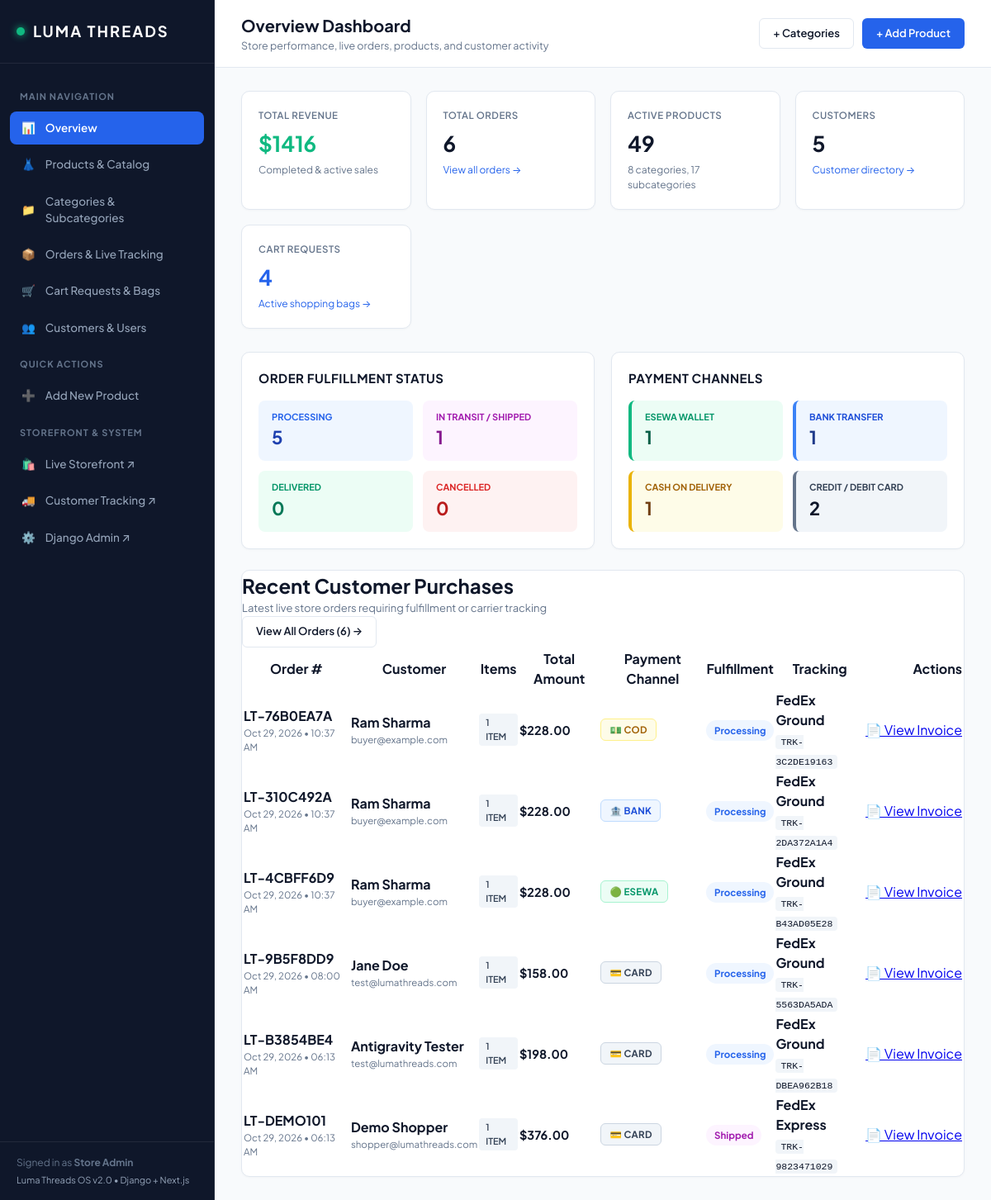
Page /dashboard/ on the earlier database version.
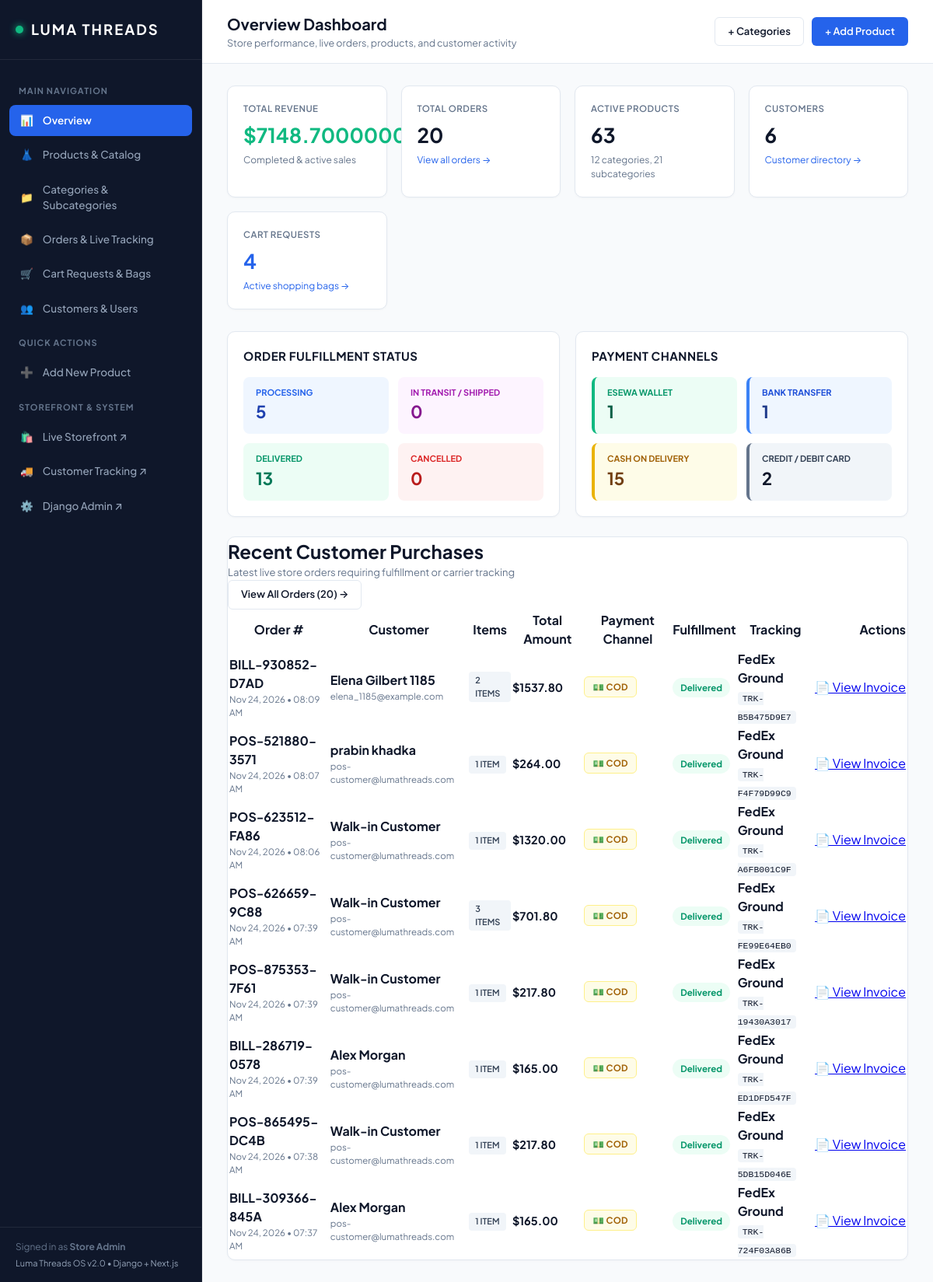
Same page on the later database version.
### orders/models.py (models this page shows, shortened)
class Order(models.Model):
    STATUS_CHOICES = (
        ("pending", "Order Placed"),
        ("processing", "Processing"),
        ("shipped", "In Transit / Shipped"),
        ("delivered", "Delivered"),
        ("cancelled", "Cancelled"),
    )
    order_number = models.CharField(max_length=64, unique=True, db_index=True)
    user = models.ForeignKey(
        settings.AUTH_USER_MODEL,
        on_delete=models.SET_NULL,
        null=True,
        blank=True,
        related_name="orders",
    )
    customer_name = models.CharField(max_length=255)
    customer_email = models.EmailField()
    customer_phone = models.CharField(max_length=50, blank=True, default="")
    shipping_address = models.JSONField(default=dict)
    subtotal = models.DecimalField(max_digits=10, decimal_places=2, default=0.00)
    shipping_fee = models.DecimalField(max_digits=10, decimal_places=2, default=0.00)
    discount = models.DecimalField(max_digits=10, decimal_places=2, default=0.00)
    total_amount = models.DecimalField(max_digits=10, decimal_places=2, default=0.00)
    status = models.CharField(max_length=50, choices=STATUS_CHOICES, default="processing")
    carrier = models.CharField(max_length=100, default="FedEx Ground")
    tracking_number = models.CharField(max_length=100, blank=True, default="")
    estimated_delivery = models.CharField(max_length=100, blank=True, default="3-5 Business Days")
    payment_method = models.CharField(max_length=100, default="Credit Card")
    payment_status = models.CharField(max_length=50, default="paid")
    created_at = models.DateTimeField(auto_now_add=True)
    updated_at = models.DateTimeField(auto_now=True)
    class Meta:
        ordering = ["-created_at"]

### products/dashboard_views.py (the view)
# urls.py: path("dashboard/", dashboard_overview_view, name="dashboard-overview"),
def dashboard_overview_view(request):
    metrics = get_dashboard_metrics()
    orders = Order.objects.all().prefetch_related("items").order_by("-created_at")
    context = {
        **metrics,
        "active_tab": "overview",
        "recent_orders": orders[:8],
    }
    return render(request, "dashboard/overview.html", context)

### templates/dashboard/overview.html (shortened to what the changed rows need)
{% extends "dashboard/base.html" %}
{% block page_heading %}Overview Dashboard{% endblock %}
{% block content %}
<section class="dashboard-page">
  <div class="metrics-row" style="grid-template-columns: repeat(auto-fit, minmax(200px, 1fr));">
    <div class="metric-card">
      <h3>Total Revenue</h3>
      <div class="metric-val" style="color: #10b981;">${{ total_revenue }}</div>
      <div style="font-size: 12px; color: #64748b; margin-top: 4px;">Completed &amp; active sales</div>
    </div>
    <div class="metric-card">
      <h3>Total Orders</h3>
      <div class="metric-val">{{ total_orders_count }}</div>
      <div style="font-size: 12px; color: #64748b; margin-top: 4px;"><a href="/dashboard/orders/" style="color: #2563eb; text-decoration: none;">View all orders →</a></div>
    </div>
    <div class="metric-card">
      <h3>Active Products</h3>
      <div class="metric-val">{{ total_products_count }}</div>
      <div style="font-size: 12px; color: #64748b; margin-top: 4px;">{{ categories_count }} categories, {{ subcategories_count }} subcategories</div>
    </div>
    <div class="metric-card">
      <h3>Customers</h3>
      <div class="metric-val">{{ total_users_count }}</div>
      <div style="font-size: 12px; color: #64748b; margin-top: 4px;"><a href="/dashboard/customers/" style="color: #2563eb; text-decoration: none;">Customer directory →</a></div>
    </div>
  </div>
  <div style="display: grid; grid-template-columns: repeat(auto-fit, minmax(320px, 1fr)); gap: 20px; margin-bottom: 25px;">
    <div class="table-card" style="padding: 20px;">
      <div style="display: grid; grid-template-columns: repeat(2, 1fr); gap: 12px;">
        <div style="background: #fdf4ff; padding: 12px 16px; border-radius: 8px;">
          <span style="font-size: 11px; text-transform: uppercase; font-weight: 700; color: #a21caf; display: block;">In Transit / Shipped</span>
          <strong style="font-size: 22px; color: #86198f;">{{ status_counts.shipped }}</strong>
        </div>
        <div style="background: #ecfdf5; padding: 12px 16px; border-radius: 8px;">
          <span style="font-size: 11px; text-transform: uppercase; font-weight: 700; color: #059669; display: block;">Delivered</span>
          <strong style="font-size: 22px; color: #047857;">{{ status_counts.delivered }}</strong>
        </div>
      </div>
    </div>
    <div class="table-card" style="padding: 20px;">
      <div style="display: grid; grid-template-columns: repeat(2, 1fr); gap: 12px;">
        <div style="background: #fefce8; padding: 12px 16px; border-radius: 8px; border-left: 4px solid #eab308;">
          <span style="font-size: 11px; text-transform: uppercase; font-weight: 700; color: #a16207; display: block;">Cash on Delivery</span>
          <strong style="font-size: 22px; color: #713f12;">{{ payment_counts.cod }}</strong>
        </div>
      </div>
    </div>
  </div>
  <div class="table-card">
    <div class="table-toolbar">
      <div>
        <h2>Recent Customer Purchases</h2>
        <p style="font-size: 13px; color: #64748b;">Latest live store orders requiring fulfillment or carrier tracking</p>
      </div>
      <a href="/dashboard/orders/" class="dash-btn dash-btn-outline">View All Orders ({{ total_orders_count }}) →</a>
    </div>
    <div class="table-responsive">
      <table class="data-table">
        <thead>
          <tr>
            <th>Order #</th>
            <th>Customer</th>
            <th>Items</th>
            <th>Total Amount</th>
            <th>Payment Channel</th>
            <th>Fulfillment</th>
            <th>Tracking</th>
            <th style="text-align: right;">Actions</th>
          </tr>
        </thead>
        <tbody>
          {% for order in recent_orders %}
          <tr>
            <td>
              <strong><a href="/dashboard/orders/{{ order.id }}/" style="color: #0f172a; text-decoration: none;">{{ order.order_number }}</a></strong>
              <div style="font-size: 11.5px; color: #64748b;">{{ order.created_at|date:"M d, Y • h:i A" }}</div>
            </td>
            <td>
              <div><strong>{{ order.customer_name }}</strong></div>
              <div style="font-size: 11.5px; color: #64748b;">{{ order.customer_email }}</div>
            </td>
            <td>
              <span class="badge" style="background: #f1f5f9; color: #334155;">{{ order.items.count }} item{{ order.items.count|pluralize }}</span>
            </td>
            <td>
              <strong style="font-size: 14.5px; color: #0f172a;">${{ order.total_amount }}</strong>
            </td>
            <td>
              {% if "esewa" in order.payment_method|lower %}
                <span class="badge-payment badge-esewa">🟢 eSewa</span>
              {% elif "bank" in order.payment_method|lower %}
                <span class="badge-payment badge-bank">🏦 Bank</span>
              {% elif "cash" in order.payment_method|lower or "cod" in order.payment_method|lower %}
                <span class="badge-payment badge-cod">💵 COD</span>
              {% else %}
                <span class="badge-payment badge-card">💳 Card</span>
              {% endif %}
            </td>
            <td>
              <span class="status-pill status-{{ order.status }}">{{ order.status }}</span>
            </td>
            <td>
              <div><strong>{{ order.carrier }}</strong></div>
              {% if order.tracking_number %}
                <code style="background: #f1f5f9; padding: 2px 6px; border-radius: 4px; font-size: 11.5px;">{{ order.tracking_number }}</code>
              {% else %}
                <span style="color: #94a3b8; font-size: 11.5px;">Not assigned</span>
              {% endif %}
            </td>
            <td style="text-align: right; white-space: nowrap;">
              <a href="/dashboard/orders/{{ order.id }}/" class="btn-action btn-secondary">📄 View Invoice</a>
            </td>
          </tr>
          {% empty %}
          <tr>
            <td colspan="8" style="text-align: center; padding: 30px; color: #64748b;">No recent orders recorded yet.</td>
          </tr>
          {% endfor %}
        </tbody>
      </table>
    </div>
  </div>
</section>
{% endblock %}

Differences in the rows shown:
no longer on this page (row edited): Order: order_number "LT-76B0EA7A", created_at "Oct 29, 2026 • 10:37 AM", customer_name "Ram Sharma", customer_email "buyer@example.com", items.count "1", total_amount "228.00", payment_method "💵 COD", status "Processing", carrier "FedEx Ground", tracking_number "TRK-3C2DE19163"
no longer on this page (row unchanged): Order: order_number "LT-310C492A", created_at "Oct 29, 2026 • 10:37 AM", customer_name "Ram Sharma", customer_email "buyer@example.com", items.count "1", total_amount "228.00", shows "🏦 BANK", status "Processing", carrier "FedEx Ground", tracking_number "TRK-2DA372A1A4"
no longer on this page (row unchanged): Order: order_number "LT-4CBFF6D9", created_at "Oct 29, 2026 • 10:37 AM", customer_name "Ram Sharma", customer_email "buyer@example.com", items.count "1", total_amount "228.00", shows "🟢 ESEWA", status "Processing", carrier "FedEx Ground", tracking_number "TRK-B43AD05E28"
no longer on this page (row unchanged): Order: order_number "LT-9B5F8DD9", created_at "Oct 29, 2026 • 08:00 AM", customer_name "Jane Doe", customer_email "test@lumathreads.com", items.count "1", total_amount "158.00", payment_method "💳 CARD", status "Processing", carrier "FedEx Ground", tracking_number "TRK-5563DA5ADA"
no longer on this page (row unchanged): Order: order_number "LT-B3854BE4", created_at "Oct 29, 2026 • 06:13 AM", customer_name "Antigravity Tester", customer_email "test@lumathreads.com", items.count "1", total_amount "198.00", payment_method "💳 CARD", status "Processing", carrier "FedEx Ground", tracking_number "TRK-DBEA962B18"
no longer on this page (row edited): Order: order_number "LT-DEMO101", created_at "Oct 29, 2026 • 06:13 AM", customer_name "Demo Shopper", customer_email "shopper@lumathreads.com", items.count "1", total_amount "376.00", payment_method "💳 CARD", status "Shipped", carrier "FedEx Express", tracking_number "TRK-9823471029"
added Order: order_number "BILL-930852-D7AD", created_at "Nov 24, 2026 • 08:09 AM", customer_name "Elena Gilbert 1185", customer_email "elena_1185@example.com", items.count "2", total_amount "1537.80", payment_method "💵 COD", status "Delivered", carrier "FedEx Ground", tracking_number "TRK-B5B475D9E7"
added Order: order_number "POS-521880-3571", created_at "Nov 24, 2026 • 08:07 AM", customer_name "prabin khadka", customer_email "pos-customer@lumathreads.com", items.count "1", total_amount "264.00", payment_method "💵 COD", status "Delivered", carrier "FedEx Ground", tracking_number "TRK-F4F79D99C9"
added Order: order_number "POS-623512-FA86", created_at "Nov 24, 2026 • 08:06 AM", customer_name "Walk-in Customer", customer_email "pos-customer@lumathreads.com", items.count "1", total_amount "1320.00", payment_method "💵 COD", status "Delivered", carrier "FedEx Ground", tracking_number "TRK-A6FB001C9F"
added Order: order_number "POS-626659-9C88", created_at "Nov 24, 2026 • 07:39 AM", customer_name "Walk-in Customer", customer_email "pos-customer@lumathreads.com", items.count "3", total_amount "701.80", payment_method "💵 COD", status "Delivered", carrier "FedEx Ground", tracking_number "TRK-FE99E64EB0"
added Order: order_number "POS-875353-7F61", created_at "Nov 24, 2026 • 07:39 AM", customer_name "Walk-in Customer", customer_email "pos-customer@lumathreads.com", items.count "1", total_amount "217.80", payment_method "💵 COD", status "Delivered", carrier "FedEx Ground", tracking_number "TRK-19430A3017"
added Order: order_number "BILL-286719-0578", created_at "Nov 24, 2026 • 07:39 AM", customer_name "Alex Morgan", customer_email "pos-customer@lumathreads.com", items.count "1", total_amount "165.00", payment_method "💵 COD", status "Delivered", carrier "FedEx Ground", tracking_number "TRK-ED1DFD547F"
added Order: order_number "POS-865495-DC4B", created_at "Nov 24, 2026 • 07:38 AM", customer_name "Walk-in Customer", customer_email "pos-customer@lumathreads.com", items.count "1", total_amount "217.80", payment_method "💵 COD", status "Delivered", carrier "FedEx Ground", tracking_number "TRK-5DB15D046E"
added Order: order_number "BILL-309366-845A", created_at "Nov 24, 2026 • 07:37 AM", customer_name "Alex Morgan", customer_email "pos-customer@lumathreads.com", items.count "1", total_amount "165.00", payment_method "💵 COD", status "Delivered", carrier "FedEx Ground", tracking_number "TRK-724F03A86B"
Other differences:
{{ total_revenue }}: "1416" → "7148.70000000000"
{{ total_orders_count }}: "6" → "20"
{{ total_products_count }}: "49" → "63"
{{ categories_count }}: "8" → "12"
{{ subcategories_count }}: "17" → "21"
{{ total_users_count }}: "5" → "6"
{{ status_counts.shipped }}: "1" → "0"
{{ status_counts.delivered }}: "0" → "13"
{{ payment_counts.cod }}: "1" → "15"
